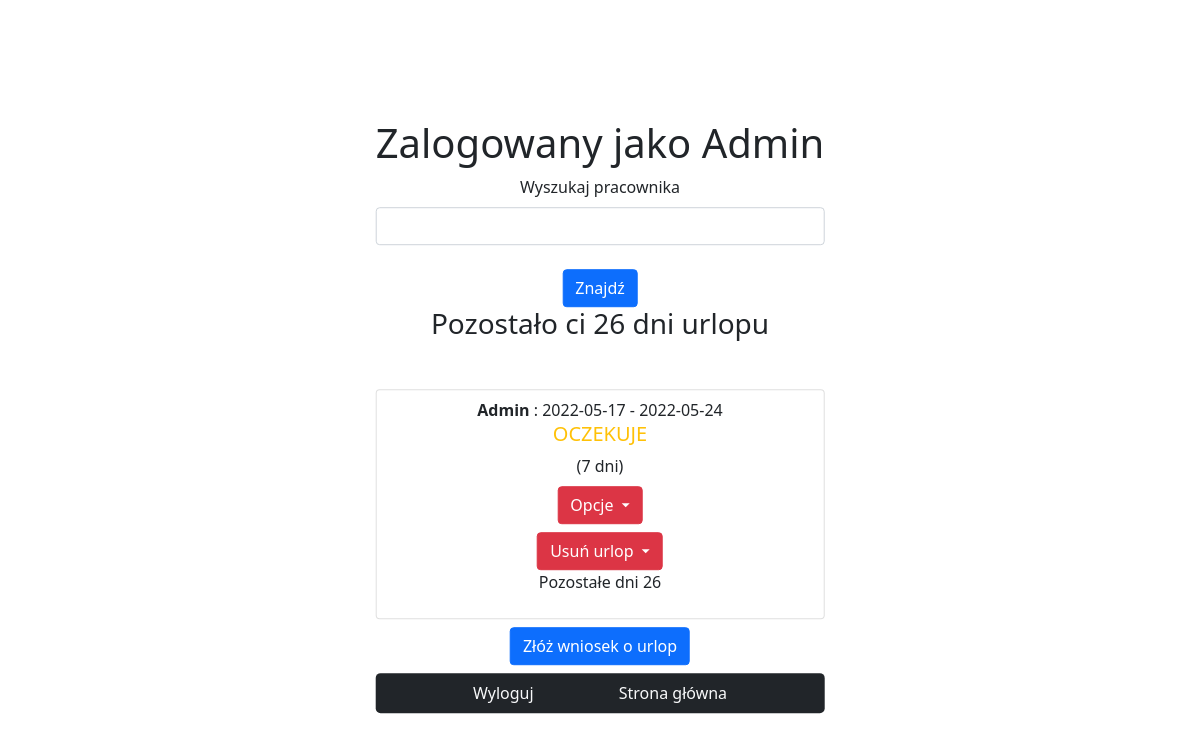
Page /leave/Admin (signed in) on the earlier database version.
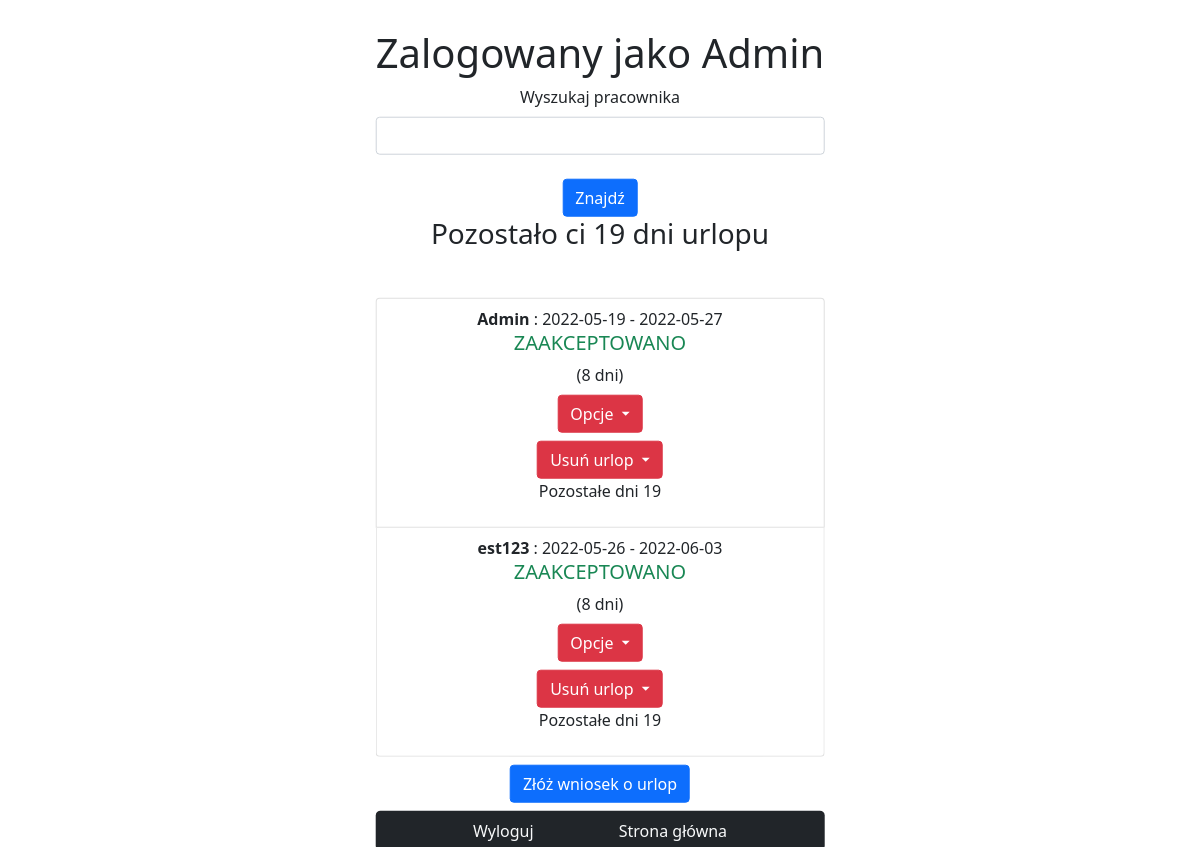
Same page on the later database version.
### urlop/models.py (models this page shows, shortened)
class User(db.Model, UserMixin):
    id = db.Column(db.Integer, primary_key=True)
    username = db.Column(db.String(30), unique=True, nullable=False)
    email = db.Column(db.String(40), unique=True, nullable=False)
    role = db.Column(db.String(20), default='user')
    password = db.Column(db.String(60), nullable=False)
    leave = db.relationship('Leave', backref='user', lazy=True)
    days_left = db.Column(db.Integer, default=26)

class Leave(db.Model, UserMixin):
    id = db.Column(db.Integer, primary_key=True)
    start_day = db.Column(db.DateTime, nullable=False)
    end_day = db.Column(db.DateTime, nullable=False)
    accepted = db.Column(db.Integer, unique=False, default=0)
    user_id = db.Column(db.Integer, db.ForeignKey('user.id'), nullable=False)

### urlop/routes.py (the view, shortened to what this page needs)
@app.route('/leave/<string:name>', methods=['POST', 'GET'])
def leave(name):
    if current_user.role == 'Admin':
        leaves = Leave.query.all()
    else:
        leaves = User.query.filter_by(username=current_user.username).first().leave
    form_search = SearchForm()
    form = LeaveForm()
    return render_template('leave.html', form=form, form_search=form_search, leaves=leaves, title=name)

### urlop/forms.py (shortened to what this page needs)
class SearchForm(FlaskForm):
    searchText = StringField('Wyszukaj pracownika')
    submitSearch = SubmitField('Znajdź')

class LeaveForm(FlaskForm):
    start_date = DateField('Początek urlopu', validators=[DataRequired()])
    end_date = DateField('Koniec urlopu', validators=[DataRequired()])
    display_days_errors = StringField('')
    submit = SubmitField('Wyślij urlop')

### urlop/models.py (called while the page is built)
@login_manager.user_loader
def load_user(user_id):
    return User.query.get(int(user_id))

### urlop/templates/leave.html (shortened to what this page needs)
{% extends 'base.html' %}
{% block content %}
<h1>Zalogowany jako {{ current_user.username }}</h1>
{% if current_user.role == 'Admin' %}
<form method="POST" action="">
    {{ form_search.searchText.label(class="form-label") }}
    {{ form_search.searchText(class="form-control") }}
    <br>
    {{ form_search.submitSearch(class="btn btn-primary") }}
</form>
{% endif %}
<h3>Pozostało ci {{ current_user.days_left }} dni urlopu</h3>
<div class="list-group mt-5">
    {% for leave in leaves %}
    <div class="list-group-item">
        <h7 class="fw-bolder">{{leave.user.username}}</h7>
        : {{ leave.start_day.date() }} - {{ leave.end_day.date() }}
        <br>
        {% if leave.accepted == 1 %}
        <h5 class="text-success">ZAAKCEPTOWANO</h5>
        {% elif leave.accepted == 0 %}
        <h5 class="text-warning">OCZEKUJE</h5>
        {% else %}
        <h5 class="text-danger">ODRZUCONO</h5>
        {% endif %}
        ({{ (leave.end_day.date() - leave.start_day.date()).days }} dni)
        {% if current_user.role == 'Admin' %}
        <br>
        <div class="mb-2 mt-2">
            <a class="btn btn-danger dropdown-toggle" href="#" role="button" id="accept"
               data-bs-toggle="dropdown" aria-expanded="false">
                Opcje
            </a>
        </div>
        <div>
            <a class="btn btn-danger dropdown-toggle" href="#" role="button" id="dropdownMenuLink"
               data-bs-toggle="dropdown" aria-expanded="false">
                Usuń urlop
            </a>
        </div>
        <p>Pozostałe dni {{leave.user.days_left}}</p>
        {% endif %}
    </div>
    {% endfor %}
</div>
<button type="button" class="btn btn-primary m-2" data-bs-toggle="modal" data-bs-target="#sendModal">
    Złóż wniosek o urlop
</button>
<nav class="navbar navbar-dark bg-dark rounded-3">
    <div class="container-sm d-flex justify-content-evenly">
        {% if current_user.is_authenticated %}
        <a href="{{url_for('logout')}}" class="link-light text-decoration-none">Wyloguj</a>
        <a href="{{url_for('index')}}" class="link-light text-decoration-none">Strona główna</a>
        {% else %}
        <a href="{{url_for('login')}}" class="link-light text-decoration-none">Zaloguj się</a>
        <a href="{{url_for('index')}}" class="link-light text-decoration-none">Strona główna</a>
        {% endif %}
    </div>
</nav>
{% endblock content %}

### urlop/templates/base.html (shortened to what this page needs)
<!DOCTYPE html>
<html lang="en">
<head>
    <link href="https://cdn.jsdelivr.net/npm/bootstrap@5.0.2/dist/css/bootstrap.min.css" rel="stylesheet">
</head>
<body>
    <div class=".container position-absolute top-50 start-50 translate-middle text-center mh-100 mt-3">
        {% block content %}
        {% endblock %}
    </div>
</body>
</html>

Differences in the rows shown:
changed User "Admin": days_left "26" → "19"
changed Leave "Admin": start_day "2022-05-17" → "2022-05-19"; end_day "2022-05-24" → "2022-05-27"; (leave.end_day.date()-leave.start_day.date()).days "7" → "8"; user.days_left "26" → "19"; accepted "OCZEKUJE" → "ZAAKCEPTOWANO"
added Leave: user.username "est123", start_day "2022-05-26", end_day "2022-06-03", accepted "ZAAKCEPTOWANO", (leave.end_day.date()-leave.start_day.date()).days "8", user.days_left "19"
